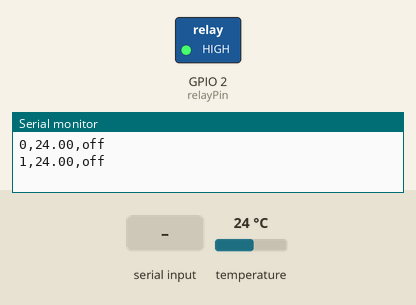
The sketch below on a simulated ESP32. Parts: switched loads named in the sketch (green lamp = pin HIGH), the last lines printed to the serial monitor. The inputs (shaded band) are chosen by the test bench; at power-on: temperature 24 °C.

Above: at 3.3 s.
3.4 s: "on\n" received over Serial
At 5.1 s:
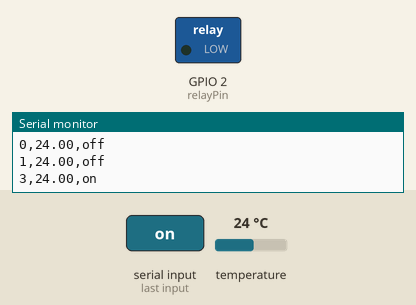
5.9 s: "off\n" received over Serial
At 7.5 s:
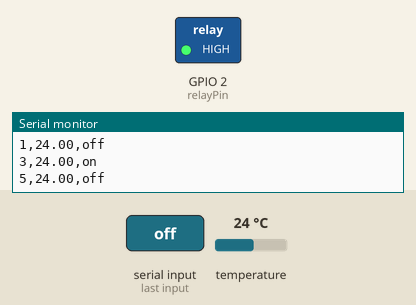
Timing chart, 0 to 9.0 s (numbered marks = the images above; inputs shaded):
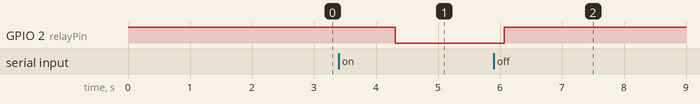

Measured:
- after the input at 3.4 s, GPIO 2 (relayPin): HIGH → LOW after 0.91 s
- after the input at 5.9 s, GPIO 2 (relayPin): LOW → HIGH after 0.17 s

The sketch:

relay_ds18b20_datalogging_for_pid.ino
```cpp
#include <OneWire.h>
#include <DallasTemperature.h>

// Data wire is connected to GPIO 15 on ESP32
#define ONE_WIRE_BUS 13
const int relayPin = 2;
unsigned long time;
String command="off";
OneWire oneWire(ONE_WIRE_BUS);
DallasTemperature sensors(&oneWire);

void setup(void) {
  Serial.begin(115200);
  pinMode(relayPin, OUTPUT);
  digitalWrite(relayPin, HIGH);
  sensors.begin();
  // Serial.println("DS18B20 Temperature Sensor Test");
}

void loop(void) {
  time=millis()/1000;

  sensors.requestTemperatures();
  float temperatureC = sensors.getTempCByIndex(0);
  // if (temperatureC == DEVICE_DISCONNECTED_C) {
  //   Serial.println("Error: Could not read temperature data");
  // } else {
  //   Serial.print(temperatureC);
  //   Serial.print(",");
  // }


  if (Serial.available() > 0) {
    command = Serial.readStringUntil('\n');
    command.trim();
    if (command == "off") {
      digitalWrite(relayPin, HIGH);
    }
    else if (command == "on") {
      digitalWrite(relayPin, LOW);
    }
    else {
      command="Null";
    }
  }

String fin=String(time)+","+String(temperatureC)+","+command;
Serial.println(fin);
 delay(1000);
}
```
